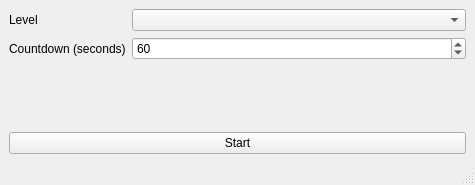
<?xml version="1.0" encoding="UTF-8"?>
<ui version="4.0">
 <class>MainWindow</class>
 <widget class="QMainWindow" name="MainWindow">
  <property name="geometry">
   <rect>
    <x>0</x>
    <y>0</y>
    <width>475</width>
    <height>185</height>
   </rect>
  </property>
  <property name="windowTitle">
   <string>Word Champion Lobby</string>
  </property>
  <widget class="QWidget" name="centralwidget">
   <layout class="QGridLayout" name="gridLayout" rowstretch="0,0">
    <item row="1" column="0">
     <layout class="QHBoxLayout" name="horizontalLayout">
      <item>
       <widget class="QPushButton" name="pushButton">
        <property name="text">
         <string>Start</string>
        </property>
       </widget>
      </item>
     </layout>
    </item>
    <item row="0" column="0">
     <layout class="QFormLayout" name="formLayout">
      <item row="0" column="0">
       <widget class="QLabel" name="label">
        <property name="text">
         <string>Level</string>
        </property>
       </widget>
      </item>
      <item row="0" column="1">
       <widget class="QComboBox" name="comboBox_levels"/>
      </item>
      <item row="1" column="0">
       <widget class="QLabel" name="label_2">
        <property name="text">
         <string>Countdown (seconds)</string>
        </property>
       </widget>
      </item>
      <item row="1" column="1">
       <widget class="QSpinBox" name="spinBox">
        <property name="value">
         <number>60</number>
        </property>
       </widget>
      </item>
     </layout>
    </item>
   </layout>
  </widget>
  <widget class="QStatusBar" name="statusbar"/>
  <widget class="QMenuBar" name="menubar">
   <property name="geometry">
    <rect>
     <x>0</x>
     <y>0</y>
     <width>475</width>
     <height>22</height>
    </rect>
   </property>
  </widget>
 </widget>
 <resources/>
 <connections/>
</ui>
